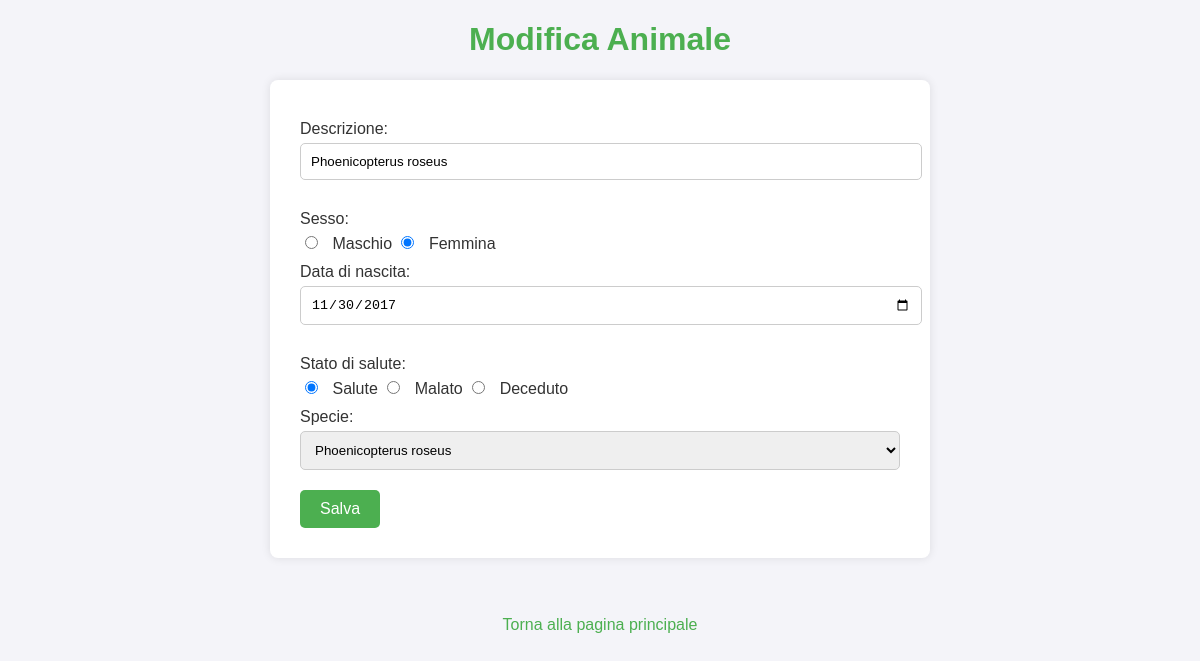
/editFauna.php?id=3, run on the app's committed database.
### tables this page shows
CREATE TABLE `fauna` (
  `fau_id` int(11) NOT NULL,
  `fau_dex` varchar(100) NOT NULL,
  `fau_sesso` enum('M','F') NOT NULL,
  `fau_data_nascita` date NOT NULL,
  `fau_stato_salute` enum('S','M','D') NOT NULL,
  `fau_parco_id` int(11) NOT NULL,
  `fau_specie_spf_id` int(11) NOT NULL
);

### editFauna.php (the view, shortened to what this page needs)
<?php
$serverName = "localhost";
$dbUsername = "root";
$dbPassword = "";
$dbName = "5dzhengfujie";
$connection = new mysqli($serverName, $dbUsername, $dbPassword, $dbName);
$faunaId = $_GET['id'] ?? null;
$faunaData = [];
if ($faunaId) {
    $sql = "SELECT * FROM fauna WHERE fau_id = ?";
    $stmt = $connection->prepare($sql);
    $stmt->bind_param("i", $faunaId);
    $stmt->execute();
    $faunaData = $stmt->get_result()->fetch_assoc();
}
?>
<!DOCTYPE html>
<html lang="it">
<head>
    <link rel="stylesheet" href="style.css">
</head>
<body>
    <h1>Modifica Animale</h1>
    <form method="POST" action="">
        <label for="dex">Descrizione:</label>
        <input type="text" name="dex" value="<?php echo htmlspecialchars($faunaData['fau_dex'] ?? ''); ?>" required><br>
        <label for="sesso">Sesso:</label>
        <input type="radio" name="sesso" value="M" <?php echo ($faunaData['fau_sesso'] ?? '') === 'M' ? 'checked' : ''; ?> required> Maschio
        <input type="radio" name="sesso" value="F" <?php echo ($faunaData['fau_sesso'] ?? '') === 'F' ? 'checked' : ''; ?> required> Femmina<br>
        <label for="data_nascita">Data di nascita:</label>
        <input type="date" name="data_nascita" value="<?php echo htmlspecialchars($faunaData['fau_data_nascita'] ?? ''); ?>" required><br>
        <label for="stato_salute">Stato di salute:</label>
        <input type="radio" name="stato_salute" value="S" <?php echo ($faunaData['fau_stato_salute'] ?? '') === 'S' ? 'checked' : ''; ?> required> Salute
        <input type="radio" name="stato_salute" value="M" <?php echo ($faunaData['fau_stato_salute'] ?? '') === 'M' ? 'checked' : ''; ?> required> Malato
        <input type="radio" name="stato_salute" value="D" <?php echo ($faunaData['fau_stato_salute'] ?? '') === 'D' ? 'checked' : ''; ?> required> Deceduto<br>
        <label for="specie_id">Specie:</label>
        <select name="specie_id" required>
            <?php
            $specieQuery = "SELECT sfa_id, sfa_dex FROM specie_fauna";
            $specieResult = $connection->query($specieQuery);
            while ($specieRow = $specieResult->fetch_assoc()) {
                $selected = ($specieRow['sfa_id'] == ($faunaData['fau_specie_spf_id'] ?? '')) ? 'selected' : '';
                echo "<option value='" . $specieRow['sfa_id'] . "' $selected>" . $specieRow['sfa_dex'] . "</option>";
            }
            ?>
        </select><br>
        <button type="submit">Salva</button>
    </form>
    <br>
    <a href="tables.php">Torna alla pagina principale</a>
</body>
</html>

### style.css (style rules this page uses)
body { font-family: Arial, sans-serif; background-color: #f4f4f9; margin: 0; padding: 0; color: #333; }
h1, h2 { color: #4CAF50; text-align: center; }
form { background-color: white; padding: 30px; margin: 20px auto; width: 80%; max-width: 600px; box-shadow: 0 0 10px rgba(0, 0, 0, 0.1); border-radius: 8px; }
label { font-size: 16px; display: block; margin: 10px 0 5px; }
input[type="text"], input[type="date"], select, .form-group input { width: 100%; padding: 10px; margin-bottom: 20px; border: 1px solid #ccc; border-radius: 5px; }
input[type="radio"] { margin-right: 10px; }
button { background-color: #4CAF50; color: white; padding: 10px 20px; border: none; border-radius: 5px; font-size: 16px; cursor: pointer; transition: background-color 0.3s; }
a { display: block; text-align: center; margin-top: 20px; color: #4CAF50; text-decoration: none; }

### data on the page
fauna: dex "Phoenicopterus roseus", fau_sesso "☑", data_nascita "11/30/2017", fau_stato_salute "☑"

### other printed values
form field specie_id "Phoenicopterus roseus"
